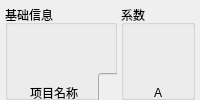
     <widget class="QWidget" name="widget_1" native="true">
      <property name="maximumSize">
       <size>
        <width>16777215</width>
        <height>200</height>
       </size>
      </property>
      <property name="bordersT" stdset="0">
       <string notr="true">top</string>
      </property>
      <property name="bordersR" stdset="0">
       <string notr="true">right</string>
      </property>
      <property name="bordersL" stdset="0">
       <string notr="true">left</string>
      </property>
      <layout class="QHBoxLayout" name="horizontalLayout" stretch="3,2">
       <property name="spacing">
        <number>4</number>
       </property>
       <property name="leftMargin">
        <number>5</number>
       </property>
       <property name="topMargin">
        <number>5</number>
       </property>
       <property name="rightMargin">
        <number>5</number>
       </property>
       <property name="bottomMargin">
        <number>0</number>
       </property>
       <item>
        <widget class="QGroupBox" name="groupBox">
         <property name="maximumSize">
          <size>
           <width>16777215</width>
           <height>200</height>
          </size>
         </property>
         <property name="title">
          <string>基础信息</string>
         </property>
         <property name="borders" stdset="0">
          <string notr="true">group_tit</string>
         </property>
         <widget class="QWidget" name="widget_11" native="true">
          <property name="geometry">
           <rect>
            <x>25</x>
            <y>68</y>
            <width>871</width>
            <height>111</height>
           </rect>
          </property>
          <layout class="QGridLayout" name="gridLayout_4">
           <property name="leftMargin">
            <number>0</number>
           </property>
           <property name="topMargin">
            <number>0</number>
           </property>
           <property name="rightMargin">
            <number>0</number>
           </property>
           <property name="bottomMargin">
            <number>0</number>
           </property>
           <property name="spacing">
            <number>20</number>
           </property>
           <item row="0" column="8">
            <spacer name="horizontalSpacer">
             <property name="orientation">
              <enum>Qt::Horizontal</enum>
             </property>
             <property name="sizeHint" stdset="0">
              <size>
               <width>40</width>
               <height>20</height>
              </size>
             </property>
            </spacer>
           </item>
           <item row="0" column="6">
            <widget class="QLabel" name="label_7">
             <property name="text">
              <string>混匀等级</string>
             </property>
            </widget>
           </item>
           <item row="1" column="1">
            <widget class="QLineEdit" name="assayParamVerEdit">
             <property name="enabled">
              <bool>false</bool>
             </property>
             <property name="minimumSize">
              <size>
               <width>150</width>
               <height>40</height>
              </size>
             </property>
             <property name="maximumSize">
              <size>
               <width>160</width>
               <height>40</height>
              </size>
             </property>
             <property name="maxLength">
              <number>10</number>
             </property>
             <property name="readOnly">
              <bool>true</bool>
             </property>
            </widget>
           </item>
           <item row="0" column="3">
            <widget class="QLabel" name="label_6">
             <property name="text">
              <string>样本量(ul)</string>
             </property>
            </widget>
           </item>
           <item row="0" column="0">
            <widget class="QLabel" name="label">
             <property name="text">
              <string>项目名称</string>
             </property>
            </widget>
           </item>
           <item row="0" column="4">
            <widget class="QLineEdit" name="sampleVolEdit">
             <property name="minimumSize">
              <size>
               <width>120</width>
               <height>40</height>
              </size>
             </property>
             <property name="maximumSize">
              <size>
               <width>120</width>
               <height>40</height>
              </size>
             </property>
             <property name="maxLength">
              <number>4</number>
             </property>
            </widget>
           </item>
           <item row="1" column="4">
            <widget class="QLineEdit" name="reagentVolEdit">
             <property name="minimumSize">
              <size>
               <width>120</width>
               <height>40</height>
              </size>
             </property>
             <property name="maximumSize">
              <size>
               <width>120</width>
               <height>40</height>
              </size>
             </property>
             <property name="maxLength">
              <number>3</number>
             </property>
             <property name="readOnly">
              <bool>false</bool>
             </property>
            </widget>
           </item>
           <item row="1" column="3">
            <widget class="QLabel" name="label_9">
             <property name="text">
              <string>试剂量(ul)</string>
             </property>
            </widget>
           </item>
           <item row="0" column="1">
            <widget class="QLineEdit" name="assayNameEdit">
             <property name="enabled">
              <bool>false</bool>
             </property>
             <property name="minimumSize">
              <size>
               <width>150</width>
               <height>40</height>
              </size>
             </property>
             <property name="maximumSize">
              <size>
               <width>160</width>
               <height>40</height>
              </size>
             </property>
             <property name="maxLength">
              <number>21</number>
             </property>
             <property name="readOnly">
              <bool>true</bool>
             </property>
            </widget>
           </item>
           <item row="0" column="7">
            <widget class="QComboBox" name="level_combox">
             <property name="minimumSize">
              <size>
               <width>120</width>
               <height>40</height>
              </size>
             </property>
             <property name="maximumSize">
              <size>
               <width>120</width>
               <height>40</height>
              </size>
             </property>
             <item>
              <property name="text">
               <string>0</string>
              </property>
             </item>
             <item>
              <property name="text">
               <string>1</string>
              </property>
             </item>
             <item>
              <property name="text">
               <string>2</string>
              </property>
             </item>
             <item>
              <property name="text">
               <string>3</string>
              </property>
             </item>
             <item>
              <property name="text">
               <string>4</string>
              </property>
             </item>
             <item>
              <property name="text">
               <string>5</string>
              </property>
             </item>
             <item>
              <property name="text">
               <string>6</string>
              </property>
             </item>
             <item>
              <property name="text">
               <string>7</string>
              </property>
             </item>
             <item>
              <property name="text">
               <string>8</string>
              </property>
             </item>
             <item>
              <property name="text">
               <string>9</string>
              </property>
             </item>
             <item>
              <property name="text">
               <string>10</string>
              </property>
             </item>
             <item>
              <property name="text">
               <string>11</string>
              </property>
             </item>
             <item>
              <property name="text">
               <string>12</string>
              </property>
             </item>
             <item>
              <property name="text">
               <string>13</string>
              </property>
             </item>
             <item>
              <property name="text">
               <string>14</string>
              </property>
             </item>
             <item>
              <property name="text">
               <string>15</string>
              </property>
             </item>
             <item>
              <property name="text">
               <string>16</string>
              </property>
             </item>
            </widget>
           </item>
           <item row="2" column="3" colspan="2">
            <spacer name="verticalSpacer">
             <property name="orientation">
              <enum>Qt::Vertical</enum>
             </property>
             <property name="sizeHint" stdset="0">
              <size>
               <width>20</width>
               <height>40</height>
              </size>
             </property>
            </spacer>
           </item>
           <item row="1" column="0">
            <widget class="QLabel" name="label_3">
             <property name="text">
              <string>参数版本</string>
             </property>
            </widget>
           </item>
           <item row="0" column="2">
            <spacer name="horizontalSpacer_2">
             <property name="orientation">
              <enum>Qt::Horizontal</enum>
             </property>
             <property name="sizeType">
              <enum>QSizePolicy::Fixed</enum>
             </property>
             <property name="sizeHint" stdset="0">
              <size>
               <width>30</width>
               <height>20</height>
              </size>
             </property>
            </spacer>
           </item>
           <item row="0" column="5">
            <spacer name="horizontalSpacer_3">
             <property name="orientation">
              <enum>Qt::Horizontal</enum>
             </property>
             <property name="sizeType">
              <enum>QSizePolicy::Fixed</enum>
             </property>
             <property name="sizeHint" stdset="0">
              <size>
               <width>30</width>
               <height>20</height>
              </size>
             </property>
            </spacer>
           </item>
          </layout>
         </widget>
        </widget>
       </item>
       <item>
        <widget class="QGroupBox" name="CFT_groupBox">
         <property name="maximumSize">
          <size>
           <width>16777215</width>
           <height>200</height>
          </size>
         </property>
         <property name="title">
          <string>系数</string>
         </property>
         <property name="checkable">
          <bool>false</bool>
         </property>
         <property name="borders" stdset="0">
          <string notr="true">group_tit</string>
         </property>
         <widget class="QWidget" name="widget_10" native="true">
          <property name="geometry">
           <rect>
            <x>33</x>
            <y>68</y>
            <width>551</width>
            <height>131</height>
           </rect>
          </property>
          <layout class="QGridLayout" name="gridLayout_5">
           <property name="leftMargin">
            <number>0</number>
           </property>
           <property name="topMargin">
            <number>0</number>
           </property>
           <property name="rightMargin">
            <number>0</number>
           </property>
           <property name="bottomMargin">
            <number>0</number>
           </property>
           <property name="horizontalSpacing">
            <number>30</number>
           </property>
           <property name="verticalSpacing">
            <number>20</number>
           </property>
           <item row="1" column="0">
            <layout class="QHBoxLayout" name="horizontalLayout_10">
             <property name="spacing">
              <number>20</number>
             </property>
             <item>
              <widget class="QLabel" name="label_26">
               <property name="text">
                <string>D</string>
               </property>
              </widget>
             </item>
             <item>
              <widget class="QLineEdit" name="CFT_edit_D">
               <property name="minimumSize">
                <size>
                 <width>120</width>
                 <height>40</height>
                </size>
               </property>
               <property name="maximumSize">
                <size>
                 <width>120</width>
                 <height>40</height>
                </size>
               </property>
               <property name="maxLength">
                <number>8</number>
               </property>
              </widget>
             </item>
            </layout>
           </item>
           <item row="0" column="2">
            <layout class="QHBoxLayout" name="horizontalLayout_9">
             <property name="spacing">
              <number>20</number>
             </property>
             <item>
              <widget class="QLabel" name="label_25">
               <property name="text">
                <string>C</string>
               </property>
              </widget>
             </item>
             <item>
              <widget class="QLineEdit" name="CFT_edit_C">
               <property name="minimumSize">
                <size>
                 <width>120</width>
                 <height>40</height>
                </size>
               </property>
               <property name="maximumSize">
                <size>
                 <width>120</width>
                 <height>40</height>
                </size>
               </property>
               <property name="maxLength">
                <number>8</number>
               </property>
              </widget>
             </item>
            </layout>
           </item>
           <item row="0" column="0">
            <layout class="QHBoxLayout" name="horizontalLayout_7">
             <property name="spacing">
              <number>20</number>
             </property>
             <item>
              <widget class="QLabel" name="label_22">
               <property name="text">
                <string>A</string>
               </property>
              </widget>
             </item>
             <item>
              <widget class="QLineEdit" name="CFT_edit_A">
               <property name="minimumSize">
                <size>
                 <width>120</width>
                 <height>40</height>
                </size>
               </property>
               <property name="maximumSize">
                <size>
                 <width>120</width>
                 <height>40</height>
                </size>
               </property>
               <property name="maxLength">
                <number>8</number>
               </property>
              </widget>
             </item>
            </layout>
           </item>
           <item row="1" column="1">
            <layout class="QHBoxLayout" name="horizontalLayout_11">
             <property name="spacing">
              <number>20</number>
             </property>
             <item>
              <widget class="QLabel" name="label_27">
               <property name="text">
                <string>E</string>
               </property>
              </widget>
             </item>
             <item>
              <widget class="QLineEdit" name="CFT_edit_E">
               <property name="minimumSize">
                <size>
                 <width>120</width>
                 <height>40</height>
                </size>
               </property>
               <property name="maximumSize">
                <size>
                 <width>120</width>
                 <height>40</height>
                </size>
               </property>
               <property name="maxLength">
                <number>8</number>
               </property>
              </widget>
             </item>
            </layout>
           </item>
           <item row="1" column="2">
            <layout class="QHBoxLayout" name="horizontalLayout_12">
             <property name="spacing">
              <number>20</number>
             </property>
             <item>
              <widget class="QLabel" name="label_28">
               <property name="text">
                <string>F</string>
               </property>
              </widget>
             </item>
             <item>
              <widget class="QLineEdit" name="CFT_edit_F">
               <property name="minimumSize">
                <size>
                 <width>120</width>
                 <height>40</height>
                </size>
               </property>
               <property name="maximumSize">
                <size>
                 <width>120</width>
                 <height>40</height>
                </size>
               </property>
               <property name="maxLength">
                <number>8</number>
               </property>
              </widget>
             </item>
            </layout>
           </item>
           <item row="0" column="1">
            <layout class="QHBoxLayout" name="horizontalLayout_8">
             <property name="spacing">
              <number>20</number>
             </property>
             <item>
              <widget class="QLabel" name="label_24">
               <property name="text">
                <string>B</string>
               </property>
              </widget>
             </item>
             <item>
              <widget class="QLineEdit" name="CFT_edit_B">
               <property name="minimumSize">
                <size>
                 <width>120</width>
                 <height>40</height>
                </size>
               </property>
               <property name="maximumSize">
                <size>
                 <width>120</width>
                 <height>40</height>
                </size>
               </property>
               <property name="maxLength">
                <number>8</number>
               </property>
              </widget>
             </item>
            </layout>
           </item>
           <item row="2" column="2">
            <spacer name="verticalSpacer_2">
             <property name="orientation">
              <enum>Qt::Vertical</enum>
             </property>
             <property name="sizeHint" stdset="0">
              <size>
               <width>20</width>
               <height>40</height>
              </size>
             </property>
            </spacer>
           </item>
          </layout>
         </widget>
        </widget>
       </item>
      </layout>
     </widget>
